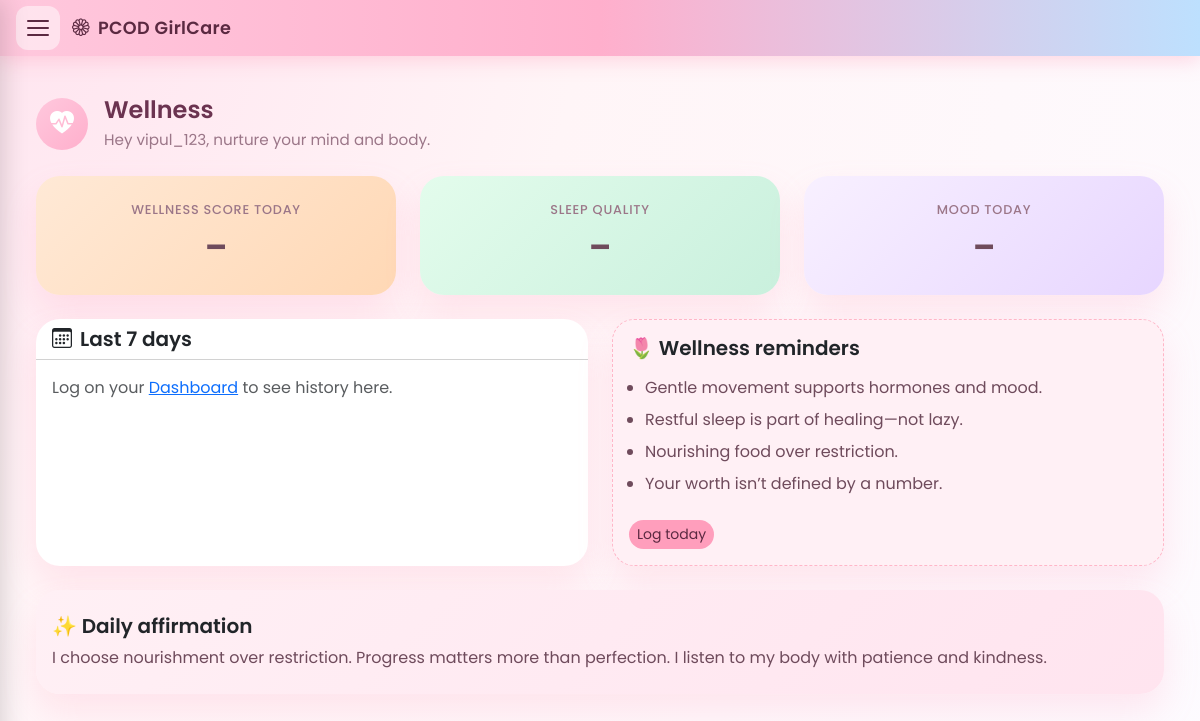
Before: /wellness/ (signed in) with the older database file.
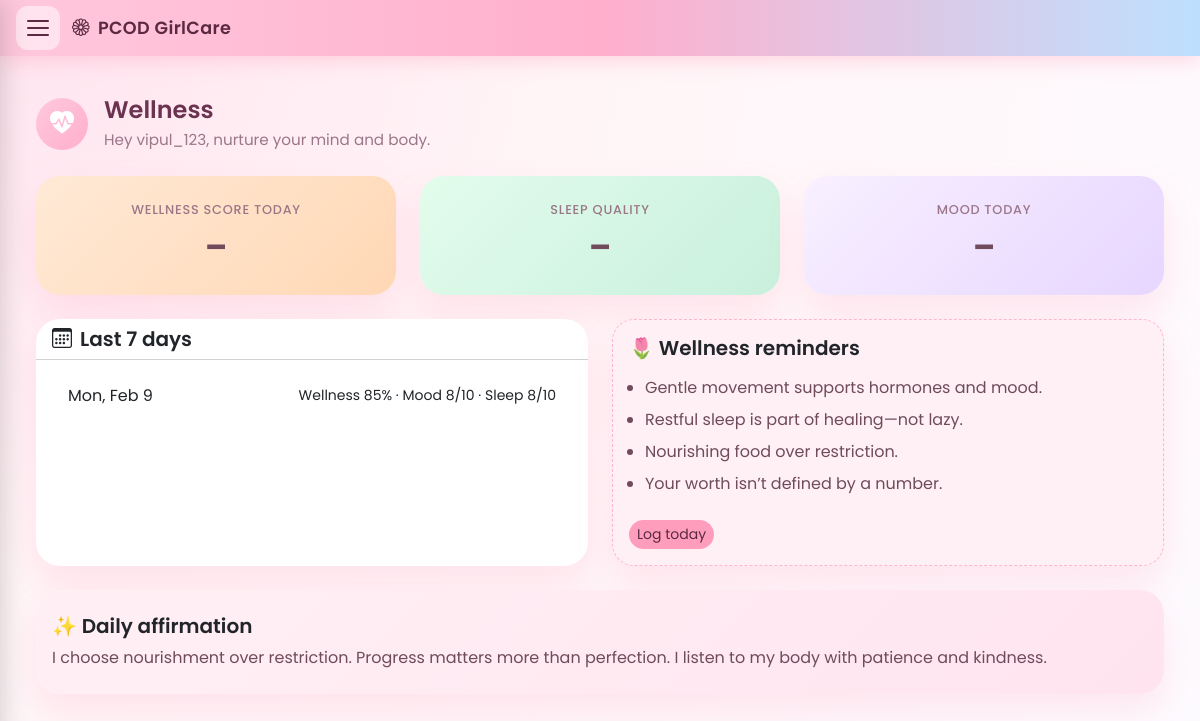
After: the same page with the newer database file.
### tracker/models.py (models this page shows, shortened)
class DailyLog(models.Model):
    user = models.ForeignKey(
        settings.AUTH_USER_MODEL,
        on_delete=models.CASCADE,
        related_name='daily_logs',
    )
    date = models.DateField(db_index=True)
    cycle_day = models.PositiveSmallIntegerField(null=True, blank=True)
    steps = models.PositiveIntegerField(null=True, blank=True, default=0)
    water_glasses = models.PositiveSmallIntegerField(null=True, blank=True, default=0)
    wellness_score = models.PositiveSmallIntegerField(null=True, blank=True)  # 0–100
    acne_level = models.PositiveSmallIntegerField(null=True, blank=True)
    fatigue_level = models.PositiveSmallIntegerField(null=True, blank=True)
    bloating_level = models.PositiveSmallIntegerField(null=True, blank=True)
    sleep_quality = models.PositiveSmallIntegerField(null=True, blank=True)
    weight_kg = models.DecimalField(max_digits=5, decimal_places=2, null=True, blank=True)
    mood = models.PositiveSmallIntegerField(null=True, blank=True)  # 1–10
    class Meta:
        constraints = [
            models.UniqueConstraint(fields=['user', 'date'], name='unique_user_date'),
        ]
        ordering = ['-date']

### tracker/views.py (the view)
# urls.py: path('wellness/', views.wellness, name='wellness'),
@login_required
def wellness(request):
    user = request.user
    today = timezone.localdate()
    today_log = DailyLog.objects.filter(user=user, date=today).first()
    last_7 = (
        DailyLog.objects.filter(user=user, date__lte=today)
        .order_by('-date')[:7]
    )
    wellness_score = today_log.wellness_score if today_log else None
    sleep_quality = today_log.sleep_quality if today_log else None
    mood = today_log.mood if today_log else None
    wellness_days = [
        {'date': log.date, 'wellness': log.wellness_score, 'mood': log.mood, 'sleep': log.sleep_quality}
        for log in last_7
    ]
    context = {
        'username': user.username,
        'wellness_score': wellness_score,
        'sleep_quality': sleep_quality,
        'mood': mood,
        'wellness_days': wellness_days,
    }
    return render(request, 'tracker/wellness.html', context)

### tracker/templates/tracker/wellness.html (shortened to what this page needs)
{% extends 'tracker/base_nav.html' %}
{% load static %}
{% block extra_css %}<link rel="stylesheet" href="{% static 'tracker/css/dashboard.css' %}"><link rel="stylesheet" href="{% static 'tracker/css/app-pages.css' %}">{% endblock %}
{% block content %}
<div class="container-fluid py-3 app-page">
    <div class="row mb-4">
        <div class="col">
            <div class="d-flex align-items-center gap-3">
                <div class="page-icon-wrap"><i class="bi bi-heart-pulse-fill"></i></div>
                <div>
                    <h2 class="page-title">Wellness</h2>
                    <p class="page-subtitle mb-0">Hey {{ username }}, nurture your mind and body.</p>
                </div>
            </div>
        </div>
    </div>
    <div class="row g-4 mb-4">
        <div class="col-md-4">
            <div class="card h-100" style="background:linear-gradient(135deg,#ffe9d6,#ffd8b5);">
                <div class="card-body text-center py-4">
                    <div class="metric-label mb-1">Wellness score today</div>
                    <div class="cycle-day-value">{{ wellness_score|default:"–" }}{% if wellness_score is not None %}%{% endif %}</div>
                </div>
            </div>
        </div>
        <div class="col-md-4">
            <div class="card h-100" style="background:linear-gradient(135deg,#e3fcec,#c9f0dd);">
                <div class="card-body text-center py-4">
                    <div class="metric-label mb-1">Sleep quality</div>
                    <div class="cycle-day-value">{{ sleep_quality|default:"–" }}{% if sleep_quality is not None %}/10{% endif %}</div>
                </div>
            </div>
        </div>
        <div class="col-md-4">
            <div class="card h-100" style="background:linear-gradient(135deg,#f8f0ff,#e7d6ff);">
                <div class="card-body text-center py-4">
                    <div class="metric-label mb-1">Mood today</div>
                    <div class="cycle-day-value">{{ mood|default:"–" }}{% if mood is not None %}/10{% endif %}</div>
                </div>
            </div>
        </div>
    </div>
    <div class="row g-4 mb-4">
        <div class="col-lg-6">
            <div class="card h-100">
                <div class="card-header bg-transparent">
                    <h5 class="mb-0 fw-semibold"><i class="bi bi-calendar3 me-2"></i>Last 7 days</h5>
                </div>
                <div class="card-body">
                    {% if wellness_days %}
                    <ul class="list-group list-group-flush list-group-flush-soft">
                        {% for day in wellness_days %}
                        <li class="list-group-item d-flex justify-content-between align-items-center">
                            <span>{{ day.date|date:"D, M j" }}</span>
                            <span class="small">
                                {% if day.wellness is not None %}Wellness {{ day.wellness }}%{% endif %}
                                {% if day.mood is not None %} · Mood {{ day.mood }}/10{% endif %}
                                {% if day.sleep is not None %} · Sleep {{ day.sleep }}/10{% endif %}
                            </span>
                        </li>
                        {% endfor %}
                    </ul>
                    {% else %}
                    <p class="text-muted mb-0">Log on your <a href="{% url 'tracker:dashboard' %}">Dashboard</a> to see history here.</p>
                    {% endif %}
                </div>
            </div>
        </div>
        <div class="col-lg-6">
            <div class="card h-100 sticky-note">
                <div class="card-body">
                    <h5 class="fw-semibold mb-3">🌷 Wellness reminders</h5>
                    <ul class="mb-0 ps-3">
                        <li class="mb-2">Gentle movement supports hormones and mood.</li>
                        <li class="mb-2">Restful sleep is part of healing—not lazy.</li>
                        <li class="mb-2">Nourishing food over restriction.</li>
                        <li class="mb-2">Your worth isn’t defined by a number.</li>
                    </ul>
                    <a href="{% url 'tracker:dashboard' %}" class="btn btn-sm mt-3 rounded-pill" style="background:#ff9ebc;border:none;color:#5b2941;">Log today</a>
                </div>
            </div>
        </div>
    </div>
    <div class="row g-4">
        <div class="col-12">
            <div class="card" style="background:linear-gradient(135deg,#fff0f5,#ffe4ef);">
                <div class="card-body py-4">
                    <h5 class="fw-semibold mb-2">✨ Daily affirmation</h5>
                    <p class="mb-0">I choose nourishment over restriction. Progress matters more than perfection. I listen to my body with patience and kindness.</p>
                </div>
            </div>
        </div>
    </div>
</div>
{% endblock %}

### tracker/templates/tracker/base_nav.html (shortened to what this page needs)
{% load static %}
<!DOCTYPE html>
<html lang="en">
<head>
    <link href="https://cdn.jsdelivr.net/npm/bootstrap@5.3.3/dist/css/bootstrap.min.css" rel="stylesheet">
    <link rel="stylesheet" href="https://cdn.jsdelivr.net/npm/bootstrap-icons@1.11.3/font/bootstrap-icons.css">
    <link rel="stylesheet" href="{% static 'tracker/css/base.css' %}">
    <link rel="stylesheet" href="{% static 'tracker/css/nav.css' %}">
    {% block extra_css %}{% endblock %}
</head>
<body class="body-with-nav">
    <header class="topbar">
        <button type="button" class="hamburger-btn" id="hamburgerBtn" aria-label="Open menu">
            <span></span>
            <span></span>
            <span></span>
        </button>
        <a href="{% url 'tracker:home' %}" class="topbar-brand">
            <i class="bi bi-flower1 me-2"></i>PCOD GirlCare
        </a>
    </header>
    <main class="main-with-nav">
        {% block content %}{% endblock %}
    </main>
</body>
</html>

### tracker/static/tracker/css/base.css (style rules this page uses)
:root { --bg-main: #fff5f7; --bg-card: #ffffff; --pink: #ff9ebc; --pink-soft: #ffcede; --lavender: #d8c6ff; --mint: #c9f0dd; --peach: #ffd8b5; --text-main: #6f4b5c; --text-muted-soft: #9b7688; }
body { background: radial-gradient(circle at top left, #ffe4ef 0%, #fff5f7 40%, #fdfbff 100%); font-family: "Poppins", system-ui, -apple-system, BlinkMacSystemFont, "Segoe UI", sans-serif; color: var(--text-main); }
h2, h5 { font-weight: 600; }
p, small, li { color: var(--text-main); font-weight: 400; }

### tracker/static/tracker/css/nav.css (style rules this page uses)
.body-with-nav { min-height: 100vh; padding-top: 56px; }
.topbar { position: fixed; top: 0; left: 0; right: 0; height: 56px; background: linear-gradient(90deg, #ffc8dd 0%, #ffafcc 50%, #bde0fe 100%); box-shadow: 0 4px 20px rgba(255, 143, 177, 0.35); display: flex; align-items: center; padding: 0 16px; z-index: 1000; }
.hamburger-btn { width: 44px; height: 44px; border: none; background: rgba(255, 255, 255, 0.5); border-radius: 12px; display: flex; flex-direction: column; align-items: center; justify-content: center; gap: 5px; cursor: pointer; margin-right: 12px; transition: background 0.2s ease; }
.hamburger-btn span { display: block; width: 22px; height: 2px; background: #5b2941; border-radius: 1px; }
.topbar-brand { font-weight: 600; font-size: 1.1rem; color: #5b2941 !important; text-decoration: none !important; letter-spacing: 0.02em; }
.main-with-nav { padding: 24px; max-width: 1400px; margin: 0 auto; }

### tracker/static/tracker/css/dashboard.css (style rules this page uses)
.card { background: var(--bg-card); border: none; border-radius: 24px; box-shadow: 0 18px 35px rgba(255, 143, 177, 0.18); transition: transform 0.25s ease, box-shadow 0.25s ease; }
.metric-label { font-size: 0.8rem; text-transform: uppercase; letter-spacing: 0.08em; font-weight: 500; color: var(--text-muted-soft); }
.sticky-note { background: #fff0f5; border-radius: 22px; border: 1px dashed #ffb6c8; }
.sticky-note h5 { font-family: "Poppins", sans-serif; font-weight: 600; }

### tracker/static/tracker/css/app-pages.css (style rules this page uses)
.app-page .page-icon-wrap { width: 52px; height: 52px; border-radius: 50%; background: linear-gradient(135deg, #ffc8dd, #ffafcc); display: flex; align-items: center; justify-content: center; color: #fff; font-size: 1.5rem; }
.app-page .page-title { font-weight: 600; font-size: 1.5rem; color: #6b3350; margin-bottom: 0.25rem; }
.app-page .page-subtitle { font-size: 0.95rem; color: var(--text-muted-soft); }
.app-page .cycle-day-value { font-size: 2rem; font-weight: 700; color: var(--text-main); }
.app-page .list-group-flush-soft .list-group-item { border-color: rgba(255, 182, 193, 0.3); background: transparent; }
.app-page .metric-label { font-size: 0.8rem; text-transform: uppercase; letter-spacing: 0.06em; font-weight: 500; color: var(--text-muted-soft); }

Changed rows visible on the page:
added DailyLog: date "Mon, Feb 9", wellness "85", mood "8", sleep "8"
Other visible differences:
text no longer shown: "Log on your Dashboard to see history here."
